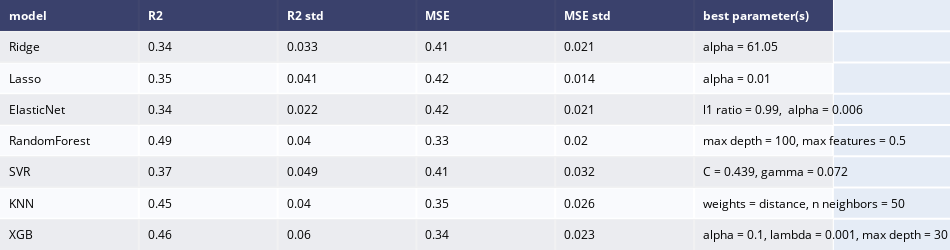

The code cell stored with this chart in its notebook:
### Code cell
import plotly.figure_factory as ff
import pandas as pd

fig =  ff.create_table(data)
fig.update_layout(
    autosize=False,
    width=950,
    height=250,
)
fig.write_image("table1.png", scale=5)
fig.show()

### Figure 1 — Plotly figure (JSON) as saved in the notebook; plotly's stock layout.template omitted (floating-point values rounded to 4 significant figures)
{"data": [{"colorscale": [[0, "#00083e"], [0.5, "#ededee"], [1, "#ffffff"]], "hoverinfo": "none", "opacity": 0.75, "showscale": false, "type": "heatmap", "z": [[0, 0, 0, 0, 0, 0], [0.5, 0.5, 0.5, 0.5, 0.5, 0.5], [1, 1, 1, 1, 1, 1], [0.5, 0.5, 0.5, 0.5, 0.5, 0.5], [1, 1, 1, 1, 1, 1], [0.5, 0.5, 0.5, 0.5, 0.5, 0.5], [1, 1, 1, 1, 1, 1], [0.5, 0.5, 0.5, 0.5, 0.5, 0.5]]}], "layout": {"annotations": [{"align": "left", "font": {"color": "#ffffff"}, "showarrow": false, "text": "<b>model</b>", "x": -0.45, "xanchor": "left", "xref": "x", "y": 0, "yref": "y"}, {"align": "left", "font": {"color": "#ffffff"}, "showarrow": false, "text": "<b>R2</b>", "x": 0.55, "xanchor": "left", "xref": "x", "y": 0, "yref": "y"}, {"align": "left", "font": {"color": "#ffffff"}, "showarrow": false, "text": "<b>R2 std</b>", "x": 1.55, "xanchor": "left", "xref": "x", "y": 0, "yref": "y"}, {"align": "left", "font": {"color": "#ffffff"}, "showarrow": false, "text": "<b>MSE</b>", "x": 2.55, "xanchor": "left", "xref": "x", "y": 0, "yref": "y"}, {"align": "left", "font": {"color": "#ffffff"}, "showarrow": false, "text": "<b>MSE std</b>", "x": 3.55, "xanchor": "left", "xref": "x", "y": 0, "yref": "y"}, {"align": "left", "font": {"color": "#ffffff"}, "showarrow": false, "text": "<b>best parameter(s)</b>", "x": 4.55, "xanchor": "left", "xref": "x", "y": 0, "yref": "y"}, {"align": "left", "font": {"color": "#000000"}, "showarrow": false, "text": "Ridge", "x": -0.45, "xanchor": "left", "xref": "x", "y": 1, "yref": "y"}, {"align": "left", "font": {"color": "#000000"}, "showarrow": false, "text": "0.34", "x": 0.55, "xanchor": "left", "xref": "x", "y": 1, "yref": "y"}, {"align": "left", "font": {"color": "#000000"}, "showarrow": false, "text": "0.033", "x": 1.55, "xanchor": "left", "xref": "x", "y": 1, "yref": "y"}, {"align": "left", "font": {"color": "#000000"}, "showarrow": false, "text": "0.41", "x": 2.55, "xanchor": "left", "xref": "x", "y": 1, "yref": "y"}, {"align": "left", "font": {"color": "#000000"}, "showarrow": false, "text": "0.021", "x": 3.55, "xanchor": "left", "xref": "x", "y": 1, "yref": "y"}, {"align": "left", "font": {"color": "#000000"}, "showarrow": false, "text": "alpha = 61.05", "x": 4.55, "xanchor": "left", "xref": "x", "y": 1, "yref": "y"}, {"align": "left", "font": {"color": "#000000"}, "showarrow": false, "text": "Lasso", "x": -0.45, "xanchor": "left", "xref": "x", "y": 2, "yref": "y"}, {"align": "left", "font": {"color": "#000000"}, "showarrow": false, "text": "0.35", "x": 0.55, "xanchor": "left", "xref": "x", "y": 2, "yref": "y"}, {"align": "left", "font": {"color": "#000000"}, "showarrow": false, "text": "0.041", "x": 1.55, "xanchor": "left", "xref": "x", "y": 2, "yref": "y"}, {"align": "left", "font": {"color": "#000000"}, "showarrow": false, "text": "0.42", "x": 2.55, "xanchor": "left", "xref": "x", "y": 2, "yref": "y"}, {"align": "left", "font": {"color": "#000000"}, "showarrow": false, "text": "0.014", "x": 3.55, "xanchor": "left", "xref": "x", "y": 2, "yref": "y"}, {"align": "left", "font": {"color": "#000000"}, "showarrow": false, "text": "alpha = 0.01", "x": 4.55, "xanchor": "left", "xref": "x", "y": 2, "yref": "y"}, {"align": "left", "font": {"color": "#000000"}, "showarrow": false, "text": "ElasticNet", "x": -0.45, "xanchor": "left", "xref": "x", "y": 3, "yref": "y"}, {"align": "left", "font": {"color": "#000000"}, "showarrow": false, "text": "0.34", "x": 0.55, "xanchor": "left", "xref": "x", "y": 3, "yref": "y"}, {"align": "left", "font": {"color": "#000000"}, "showarrow": false, "text": "0.022", "x": 1.55, "xanchor": "left", "xref": "x", "y": 3, "yref": "y"}, {"align": "left", "font": {"color": "#000000"}, "showarrow": false, "text": "0.42", "x": 2.55, "xanchor": "left", "xref": "x", "y": 3, "yref": "y"}, {"align": "left", "font": {"color": "#000000"}, "showarrow": false, "text": "0.021", "x": 3.55, "xanchor": "left", "xref": "x", "y": 3, "yref": "y"}, {"align": "left", "font": {"color": "#000000"}, "showarrow": false, "text": "l1 ratio = 0.99,  alpha = 0.006", "x": 4.55, "xanchor": "left", "xref": "x", "y": 3, "yref": "y"}, {"align": "left", "font": {"color": "#000000"}, "showarrow": false, "text": "RandomForest", "x": -0.45, "xanchor": "left", "xref": "x", "y": 4, "yref": "y"}, {"align": "left", "font": {"color": "#000000"}, "showarrow": false, "text": "0.49", "x": 0.55, "xanchor": "left", "xref": "x", "y": 4, "yref": "y"}, {"align": "left", "font": {"color": "#000000"}, "showarrow": false, "text": "0.04", "x": 1.55, "xanchor": "left", "xref": "x", "y": 4, "yref": "y"}, {"align": "left", "font": {"color": "#000000"}, "showarrow": false, "text": "0.33", "x": 2.55, "xanchor": "left", "xref": "x", "y": 4, "yref": "y"}, {"align": "left", "font": {"color": "#000000"}, "showarrow": false, "text": "0.02", "x": 3.55, "xanchor": "left", "xref": "x", "y": 4, "yref": "y"}, {"align": "left", "font": {"color": "#000000"}, "showarrow": false, "text": "max depth = 100, max features = 0.5", "x": 4.55, "xanchor": "left", "xref": "x", "y": 4, "yref": "y"}, {"align": "left", "font": {"color": "#000000"}, "showarrow": false, "text": "SVR", "x": -0.45, "xanchor": "left", "xref": "x", "y": 5, "yref": "y"}, {"align": "left", "font": {"color": "#000000"}, "showarrow": false, "text": "0.37", "x": 0.55, "xanchor": "left", "xref": "x", "y": 5, "yref": "y"}, {"align": "left", "font": {"color": "#000000"}, "showarrow": false, "text": "0.049", "x": 1.55, "xanchor": "left", "xref": "x", "y": 5, "yref": "y"}, {"align": "left", "font": {"color": "#000000"}, "showarrow": false, "text": "0.41", "x": 2.55, "xanchor": "left", "xref": "x", "y": 5, "yref": "y"}, {"align": "left", "font": {"color": "#000000"}, "showarrow": false, "text": "0.032", "x": 3.55, "xanchor": "left", "xref": "x", "y": 5, "yref": "y"}, {"align": "left", "font": {"color": "#000000"}, "showarrow": false, "text": "C = 0.439, gamma = 0.072", "x": 4.55, "xanchor": "left", "xref": "x", "y": 5, "yref": "y"}, {"align": "left", "font": {"color": "#000000"}, "showarrow": false, "text": "KNN", "x": -0.45, "xanchor": "left", "xref": "x", "y": 6, "yref": "y"}, {"align": "left", "font": {"color": "#000000"}, "showarrow": false, "text": "0.45", "x": 0.55, "xanchor": "left", "xref": "x", "y": 6, "yref": "y"}, {"align": "left", "font": {"color": "#000000"}, "showarrow": false, "text": "0.04", "x": 1.55, "xanchor": "left", "xref": "x", "y": 6, "yref": "y"}, {"align": "left", "font": {"color": "#000000"}, "showarrow": false, "text": "0.35", "x": 2.55, "xanchor": "left", "xref": "x", "y": 6, "yref": "y"}, {"align": "left", "font": {"color": "#000000"}, "showarrow": false, "text": "0.026", "x": 3.55, "xanchor": "left", "xref": "x", "y": 6, "yref": "y"}, {"align": "left", "font": {"color": "#000000"}, "showarrow": false, "text": "weights = distance, n neighbors = 50", "x": 4.55, "xanchor": "left", "xref": "x", "y": 6, "yref": "y"}, {"align": "left", "font": {"color": "#000000"}, "showarrow": false, "text": "XGB", "x": -0.45, "xanchor": "left", "xref": "x", "y": 7, "yref": "y"}, {"align": "left", "font": {"color": "#000000"}, "showarrow": false, "text": "0.46", "x": 0.55, "xanchor": "left", "xref": "x", "y": 7, "yref": "y"}, {"align": "left", "font": {"color": "#000000"}, "showarrow": false, "text": "0.06", "x": 1.55, "xanchor": "left", "xref": "x", "y": 7, "yref": "y"}, {"align": "left", "font": {"color": "#000000"}, "showarrow": false, "text": "0.34", "x": 2.55, "xanchor": "left", "xref": "x", "y": 7, "yref": "y"}, {"align": "left", "font": {"color": "#000000"}, "showarrow": false, "text": "0.023", "x": 3.55, "xanchor": "left", "xref": "x", "y": 7, "yref": "y"}, {"align": "left", "font": {"color": "#000000"}, "showarrow": false, "text": "alpha = 0.1, lambda = 0.001, max depth = 30", "x": 4.55, "xanchor": "left", "xref": "x", "y": 7, "yref": "y"}], "autosize": false, "height": 250, "margin": {"b": 0, "l": 0, "r": 0, "t": 0}, "width": 950, "xaxis": {"dtick": 1, "gridwidth": 2, "showticklabels": false, "tick0": -0.5, "ticks": "", "zeroline": false}, "yaxis": {"autorange": "reversed", "dtick": 1, "gridwidth": 2, "showticklabels": false, "tick0": 0.5, "ticks": "", "zeroline": false}}}
